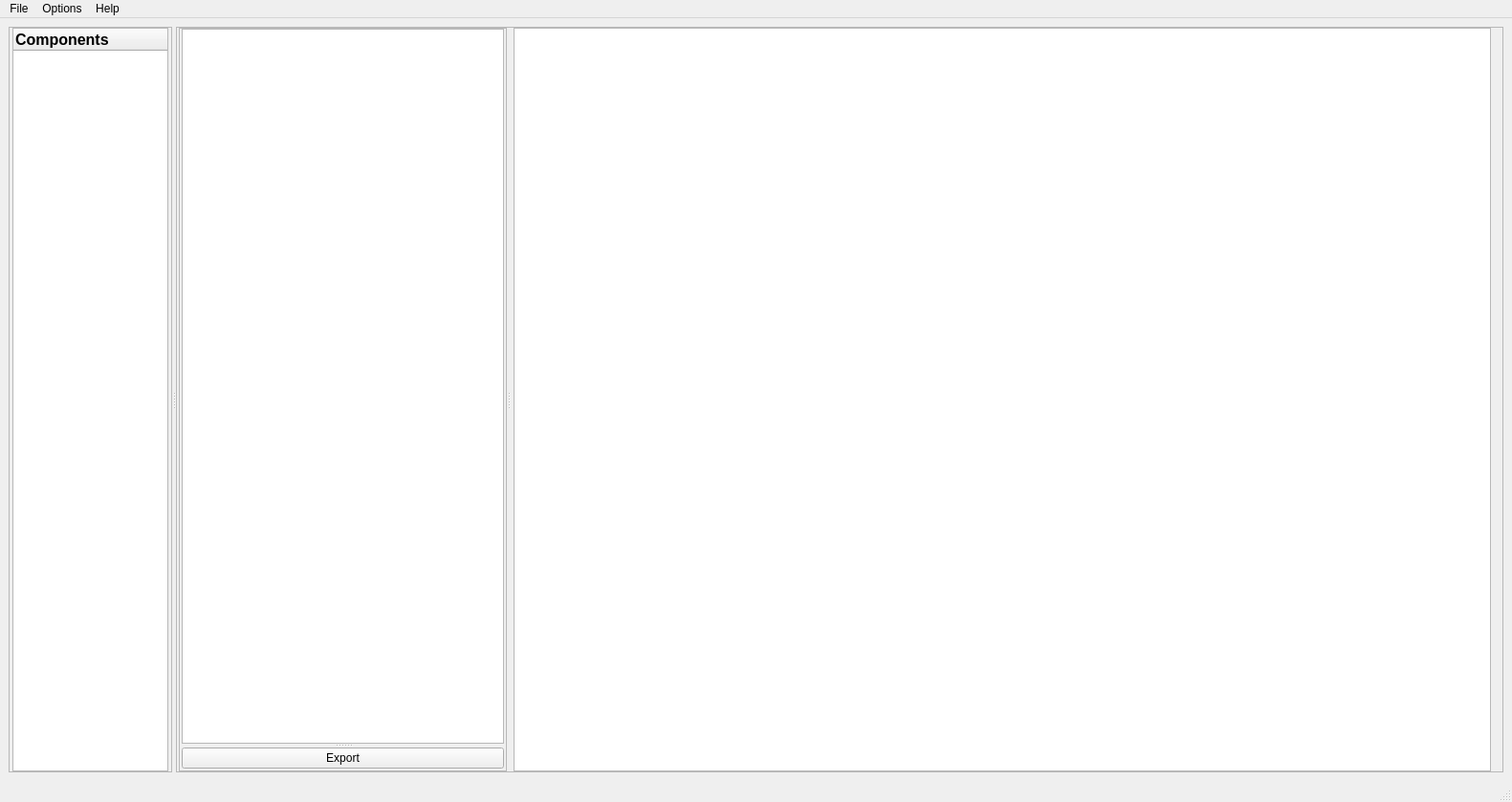
<?xml version="1.0" encoding="UTF-8"?>
<ui version="4.0">
 <class>MainWindow</class>
 <widget class="QMainWindow" name="MainWindow">
  <property name="geometry">
   <rect>
    <x>0</x>
    <y>0</y>
    <width>1581</width>
    <height>839</height>
   </rect>
  </property>
  <property name="sizePolicy">
   <sizepolicy hsizetype="Expanding" vsizetype="Expanding">
    <horstretch>0</horstretch>
    <verstretch>0</verstretch>
   </sizepolicy>
  </property>
  <property name="windowTitle">
   <string>MainWindow</string>
  </property>
  <widget class="QWidget" name="centralwidget">
   <property name="sizePolicy">
    <sizepolicy hsizetype="Expanding" vsizetype="Expanding">
     <horstretch>0</horstretch>
     <verstretch>0</verstretch>
    </sizepolicy>
   </property>
   <layout class="QGridLayout" name="gridLayout_5">
    <item row="0" column="0">
     <widget class="QSplitter" name="splitter_2">
      <property name="orientation">
       <enum>Qt::Horizontal</enum>
      </property>
      <widget class="QFrame" name="frame_2">
       <property name="enabled">
        <bool>true</bool>
       </property>
       <property name="sizePolicy">
        <sizepolicy hsizetype="Preferred" vsizetype="Preferred">
         <horstretch>2</horstretch>
         <verstretch>0</verstretch>
        </sizepolicy>
       </property>
       <property name="frameShape">
        <enum>QFrame::StyledPanel</enum>
       </property>
       <property name="frameShadow">
        <enum>QFrame::Raised</enum>
       </property>
       <layout class="QGridLayout" name="gridLayout_3">
        <property name="leftMargin">
         <number>3</number>
        </property>
        <property name="topMargin">
         <number>0</number>
        </property>
        <property name="rightMargin">
         <number>3</number>
        </property>
        <property name="bottomMargin">
         <number>0</number>
        </property>
        <item row="0" column="0">
         <widget class="QTreeWidget" name="componentTree">
          <property name="sizePolicy">
           <sizepolicy hsizetype="Expanding" vsizetype="Expanding">
            <horstretch>0</horstretch>
            <verstretch>0</verstretch>
           </sizepolicy>
          </property>
          <property name="alternatingRowColors">
           <bool>false</bool>
          </property>
          <property name="allColumnsShowFocus">
           <bool>true</bool>
          </property>
          <property name="headerHidden">
           <bool>false</bool>
          </property>
          <attribute name="headerCascadingSectionResizes">
           <bool>true</bool>
          </attribute>
          <attribute name="headerHighlightSections">
           <bool>false</bool>
          </attribute>
          <attribute name="headerStretchLastSection">
           <bool>true</bool>
          </attribute>
          <column>
           <property name="text">
            <string>Components</string>
           </property>
           <property name="font">
            <font>
             <pointsize>12</pointsize>
             <bold>true</bold>
            </font>
           </property>
           <property name="textAlignment">
            <set>AlignLeading|AlignVCenter</set>
           </property>
          </column>
         </widget>
        </item>
       </layout>
      </widget>
      <widget class="QFrame" name="frame_4">
       <property name="sizePolicy">
        <sizepolicy hsizetype="Preferred" vsizetype="Preferred">
         <horstretch>8</horstretch>
         <verstretch>0</verstretch>
        </sizepolicy>
       </property>
       <property name="frameShape">
        <enum>QFrame::StyledPanel</enum>
       </property>
       <property name="frameShadow">
        <enum>QFrame::Raised</enum>
       </property>
       <layout class="QGridLayout" name="gridLayout_4">
        <property name="leftMargin">
         <number>2</number>
        </property>
        <property name="topMargin">
         <number>0</number>
        </property>
        <property name="bottomMargin">
         <number>0</number>
        </property>
        <item row="0" column="1">
         <widget class="QSplitter" name="splitter">
          <property name="sizePolicy">
           <sizepolicy hsizetype="Expanding" vsizetype="Expanding">
            <horstretch>0</horstretch>
            <verstretch>0</verstretch>
           </sizepolicy>
          </property>
          <property name="orientation">
           <enum>Qt::Horizontal</enum>
          </property>
          <widget class="QFrame" name="frame_3">
           <property name="sizePolicy">
            <sizepolicy hsizetype="Preferred" vsizetype="Preferred">
             <horstretch>2</horstretch>
             <verstretch>3</verstretch>
            </sizepolicy>
           </property>
           <property name="frameShape">
            <enum>QFrame::StyledPanel</enum>
           </property>
           <property name="frameShadow">
            <enum>QFrame::Raised</enum>
           </property>
           <layout class="QGridLayout" name="gridLayout_6">
            <property name="leftMargin">
             <number>2</number>
            </property>
            <property name="topMargin">
             <number>0</number>
            </property>
            <property name="rightMargin">
             <number>2</number>
            </property>
            <property name="bottomMargin">
             <number>2</number>
            </property>
            <property name="horizontalSpacing">
             <number>2</number>
            </property>
            <property name="verticalSpacing">
             <number>0</number>
            </property>
            <item row="0" column="0">
             <widget class="QSplitter" name="splitter_3">
              <property name="orientation">
               <enum>Qt::Vertical</enum>
              </property>
              <widget class="ParameterTree" name="selectionTree">
               <property name="sizePolicy">
                <sizepolicy hsizetype="Preferred" vsizetype="Preferred">
                 <horstretch>3</horstretch>
                 <verstretch>1</verstretch>
                </sizepolicy>
               </property>
               <attribute name="headerVisible">
                <bool>false</bool>
               </attribute>
               <column>
                <property name="text">
                 <string notr="true">1</string>
                </property>
               </column>
              </widget>
              <widget class="QPushButton" name="ExportB">
               <property name="sizePolicy">
                <sizepolicy hsizetype="Preferred" vsizetype="Fixed">
                 <horstretch>0</horstretch>
                 <verstretch>0</verstretch>
                </sizepolicy>
               </property>
               <property name="text">
                <string>Export</string>
               </property>
              </widget>
             </widget>
            </item>
           </layout>
          </widget>
          <widget class="QFrame" name="frame">
           <property name="sizePolicy">
            <sizepolicy hsizetype="Expanding" vsizetype="Expanding">
             <horstretch>6</horstretch>
             <verstretch>0</verstretch>
            </sizepolicy>
           </property>
           <property name="frameShape">
            <enum>QFrame::NoFrame</enum>
           </property>
           <property name="frameShadow">
            <enum>QFrame::Plain</enum>
           </property>
           <layout class="QGridLayout" name="gridLayout_2">
            <property name="leftMargin">
             <number>3</number>
            </property>
            <property name="topMargin">
             <number>0</number>
            </property>
            <property name="rightMargin">
             <number>3</number>
            </property>
            <property name="bottomMargin">
             <number>0</number>
            </property>
            <item row="1" column="0">
             <widget class="GraphicsLayoutWidget" name="mainGraph">
              <property name="sizePolicy">
               <sizepolicy hsizetype="Expanding" vsizetype="Expanding">
                <horstretch>0</horstretch>
                <verstretch>0</verstretch>
               </sizepolicy>
              </property>
             </widget>
            </item>
           </layout>
          </widget>
         </widget>
        </item>
       </layout>
      </widget>
     </widget>
    </item>
   </layout>
  </widget>
  <widget class="QMenuBar" name="menubar">
   <property name="geometry">
    <rect>
     <x>0</x>
     <y>0</y>
     <width>1581</width>
     <height>22</height>
    </rect>
   </property>
   <widget class="QMenu" name="menuFile">
    <property name="title">
     <string>File</string>
    </property>
    <widget class="QMenu" name="menuLoad">
     <property name="title">
      <string>Load</string>
     </property>
     <addaction name="actiongraph"/>
     <addaction name="actionmodel"/>
    </widget>
    <addaction name="menuLoad"/>
    <addaction name="actionSave_model"/>
    <addaction name="separator"/>
    <addaction name="actionQuit"/>
   </widget>
   <widget class="QMenu" name="menuHelp">
    <property name="title">
     <string>Help</string>
    </property>
    <addaction name="actionAbout"/>
   </widget>
   <widget class="QMenu" name="menuOptions">
    <property name="title">
     <string>Options</string>
    </property>
    <addaction name="actionParameters"/>
   </widget>
   <addaction name="menuFile"/>
   <addaction name="menuOptions"/>
   <addaction name="menuHelp"/>
  </widget>
  <widget class="QStatusBar" name="statusbar"/>
  <action name="actionAbout">
   <property name="text">
    <string>About</string>
   </property>
  </action>
  <action name="actionSave_model">
   <property name="text">
    <string>Save model</string>
   </property>
  </action>
  <action name="actiongraph">
   <property name="text">
    <string>graph</string>
   </property>
  </action>
  <action name="actionmodel">
   <property name="text">
    <string>model</string>
   </property>
  </action>
  <action name="actionQuit">
   <property name="text">
    <string>Quit</string>
   </property>
  </action>
  <action name="actionParameters">
   <property name="text">
    <string>Parameters</string>
   </property>
  </action>
 </widget>
 <customwidgets>
  <customwidget>
   <class>GraphicsLayoutWidget</class>
   <extends>QGraphicsView</extends>
   <header>pyqtgraph</header>
  </customwidget>
  <customwidget>
   <class>ParameterTree</class>
   <extends>QTreeWidget</extends>
   <header>pyqtgraph.parametertree</header>
  </customwidget>
 </customwidgets>
 <resources/>
 <connections/>
</ui>
